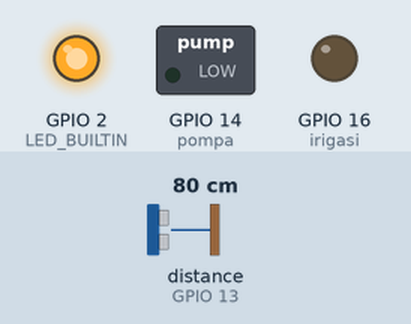
Simulated run of this sketch. Board: ESP8266 (Wemos D1 mini). Parts: switched loads named in the sketch (green lamp = pin HIGH), output pins drawn as LEDs (lit = HIGH, except the on-board LED, lit = LOW). Wiring (inferred from the names in the program): ultrasonic range finder: trigger GPIO 12; echo GPIO 13. The test bench sets the inputs (shaded band); at power-on: distance to the obstacle (sensor on GPIO 13) 80 cm. The echo pulse lasts 58.3 µs per cm; WiFi joins after 1.5 s; servers stay silent unless stated; uploads are accepted with an empty reply; pins used as bus, display or sensor lines are not drawn; what the sketch prints to the serial monitor is not drawn.

Above: at 1.7 s.
Timing chart, 0 to 5.8 s (numbered marks = the images above):
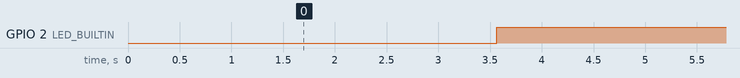

Measured:
- by itself, GPIO 2 (LED_BUILTIN): alternates HIGH for 2.5 s and LOW for 0.05 s

The sketch:

projek_jadi.ino
```cpp
// Library
#include <ESP8266HTTPClient.h>
#include <ESP8266WiFi.h>

// Identitas jaringan
const char* ssid      = "ssid";
const char* password  = "password";
char* host            = "192.168.115.250";
const uint16_t port   = 80;
const byte triger     = 12, echo = 13, pompa = 14, irigasi = 16;
long waktu, jarak, ketinggian;

void setup() {
  // Inisialisasi dan komunikasi serial
  Serial.begin(9600);
  pinMode(LED_BUILTIN,  OUTPUT);
  pinMode(triger,       OUTPUT);
  pinMode(echo,         INPUT);
  pinMode(pompa,        OUTPUT);
  pinMode(irigasi,      OUTPUT);

  // Setting WiFi
  WiFi.hostname("Petani Digital");
  WiFi.begin(ssid, password);
}

void loop() {
  // Baca nilai sensor
  digitalWrite(triger, LOW);
  delayMicroseconds(2);
  digitalWrite(triger, HIGH);
  delayMicroseconds(2);
  digitalWrite(triger, LOW);

  waktu = pulseIn(echo,HIGH);
  jarak = (waktu / 2) / 29.1;
  ketinggian = 3 - jarak;

  // Bila belum terhubung
  while(WiFi.status() !=WL_CONNECTED){
    digitalWrite(LED_BUILTIN, LOW);
    Serial.print("Menyambungkan ke ");
    Serial.println(ssid);
    delay(1000);
  }

  // Cek koneksi ke server
  WiFiClient client;
  if(!client.connect(host,port)){
    Serial.print("Menyambung ke ");
    Serial.println(host);
    return;
  }else{

    ////////////////////////////////////////// Kirim data ke server

    // Pengiriman data ke server
    String postData;
    HTTPClient http;
    postData = "Ketinggian_Air=" + String(ketinggian);

    // Eksekusi link
    http.begin(client,"http://" + String(host) + "/petanidigital/data/data_terima.php");
    http.addHeader("Content-Type","application/x-www-form-urlencoded");

    // Mode
    auto httpCode = http.POST(postData);
    String payload = http.getString();

    // Akhiri HTTP
    http.end();


    ////////////////////////////////////////// Ambil data pompa
    String Pompa;
    HTTPClient httpPompa;
    Pompa = "http://" + String(host) + "/petanidigital/data/data_pompa.php";

    // Eksekusi link
    httpPompa.begin(client,Pompa);
    httpPompa.addHeader("Content-Type","application/x-www-form-urlencoded");

    // Mode
    auto httpCodePompa = httpPompa.POST(Pompa);
    String status_pompa = httpPompa.getString();

    // Akhiri HTTP
    httpPompa.end();

    ////////////////////////////////////////// Ambil data irigasi

    // Pengiriman data ke server
    String Irigasi;
    HTTPClient httpIrigasi;
    Irigasi = "http://" + String(host) + "/petanidigital/data/data_irigasi.php";

    // Eksekusi link
    httpIrigasi.begin(client,Irigasi);
    httpIrigasi.addHeader("Content-Type","application/x-www-form-urlencoded");

    // Mode
    auto httpCodeIrigasi = httpIrigasi.POST(Irigasi);
    String status_irigasi = httpIrigasi.getString();

    // Akhiri HTTP
    httpIrigasi.end();

    ////////////////////////////////////////// Ambil data Ketinggian

    // Pengiriman data ke server
    String Ketinggian;
    HTTPClient httpKetinggian;
    Ketinggian = "http://" + String(host) + "/petanidigital/data/data_nilai.php";

    // Eksekusi link
    httpKetinggian.begin(client,Ketinggian);
    httpKetinggian.addHeader("Content-Type","application/x-www-form-urlencoded");

    // Mode
    auto httpCodeKetinggian = httpKetinggian.POST(Ketinggian);
    String status_ketinggian = httpKetinggian.getString();

    // Akhiri HTTP
    httpIrigasi.end();

    ////////////////////////////////////////// Ambil data usia

    // Pengiriman data ke server
    String Usia;
    HTTPClient httpUsia;
    Usia = "http://" + String(host) + "/petanidigital/data/data_usia.php";

    // Eksekusi link
    httpUsia.begin(client,Usia);
    httpUsia.addHeader("Content-Type","application/x-www-form-urlencoded");

    // Mode
    auto httpCodeUsia = httpUsia.POST(Usia);
    String status_usia = httpUsia.getString();

    // Akhiri HTTP
    httpIrigasi.end();

    ////////////////////////////////////////// Ambil data otomatis

    // Pengiriman data ke server
    String Otomatis;
    HTTPClient httpOtomatis;
    Otomatis = "http://" + String(host) + "/petanidigital/data/data_logika.php";

    // Eksekusi link
    httpOtomatis.begin(client,Otomatis);
    httpOtomatis.addHeader("Content-Type","application/x-www-form-urlencoded");

    // Mode
    auto httpCodeOtomatis = httpOtomatis.POST(Otomatis);
    String status_otomatis = httpOtomatis.getString();

    // Akhiri HTTP
    httpOtomatis.end();

    ////////////////////////////////////////// Logika data mode manual

    if(status_pompa == "Hidup"){
      digitalWrite(pompa, HIGH);
    }else if(status_pompa == "Mati"){
      digitalWrite(pompa, LOW);
    }

     if(status_irigasi == "Terbuka"){
      digitalWrite(irigasi, HIGH);
    }else if(status_irigasi == "Tertutup"){
      digitalWrite(irigasi, LOW);
    }

    // Tersambung ke ssid dan host
    Serial.println("");
    Serial.print("Tersambung ke : ");
    Serial.println(ssid);
    Serial.print("Tersambung ke : ");
    Serial.println(host);
    Serial.print("Data sensor   : ");
    Serial.println(jarak);
    Serial.print("Pompa         : ");
    Serial.println(status_pompa);
    Serial.print("Irigasi       : ");
    Serial.println(status_irigasi);
    Serial.print("Ketinggian    : ");
    Serial.println(status_ketinggian);
    Serial.print("Usia          : ");
    Serial.println(status_usia);
    Serial.print("Otomatis      : ");
    Serial.println(status_otomatis);

    // Indikator Terhubung ke host
    digitalWrite(LED_BUILTIN, LOW);
    delay(50);
    digitalWrite(LED_BUILTIN, HIGH);
    delay(100);
  }
  delay(850);
}
```
